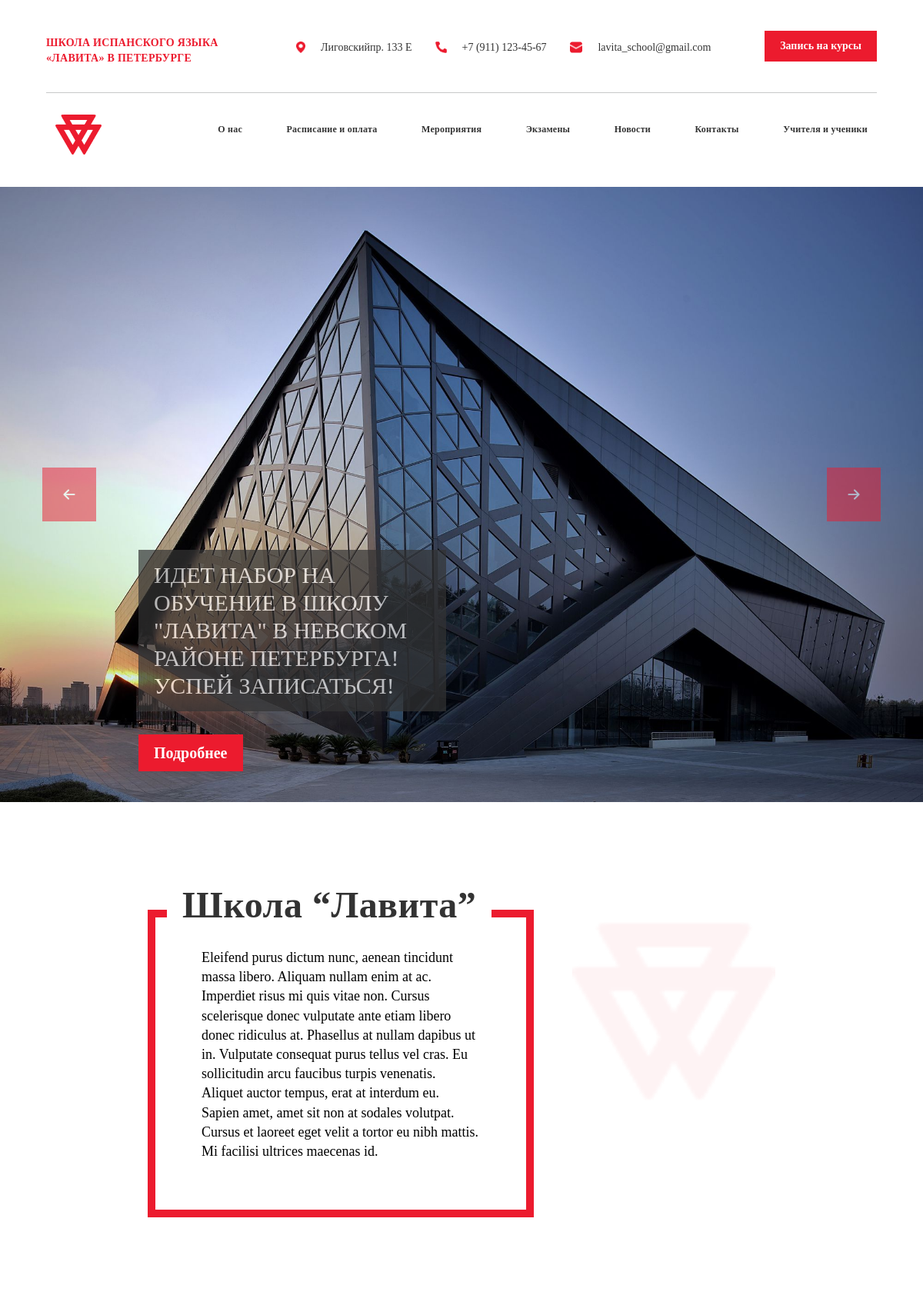
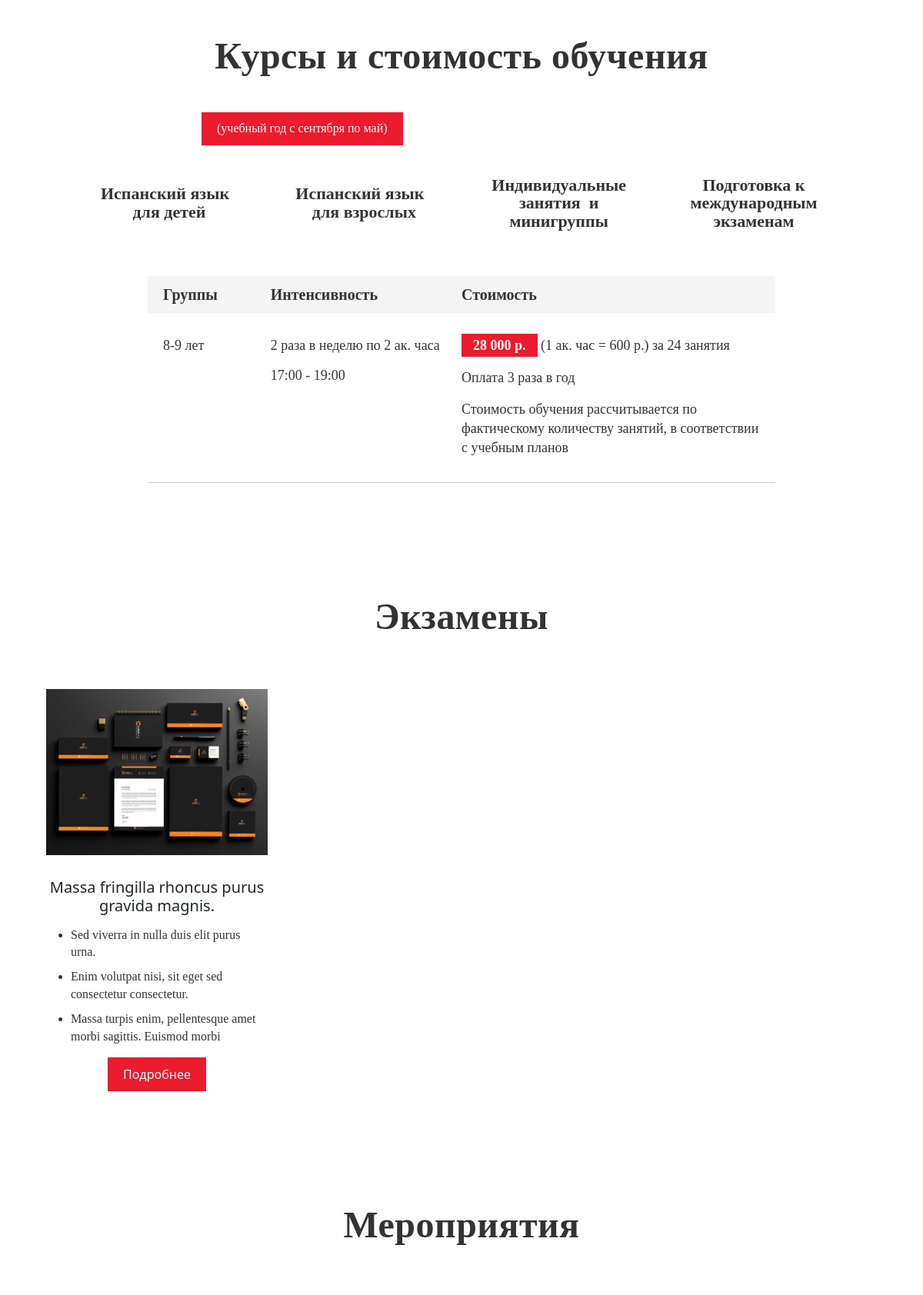
The page / (upper part) on the database its author committed (2 pictures, top to bottom).
### schoolapp/models.py (models this page shows, shortened)
class Logo(models.Model):
    logo = models.CharField(max_length=50 , blank=True)
    image = models.ImageField()

class Carusel_main(models.Model):
    title = models.CharField(max_length=150 ,  default='Default Title')
    image = models.ImageField()
    carusel_p = models.CharField(max_length=250 , blank=True)

class Lavita_p(models.Model):
    title = models.CharField(max_length=50 , blank=True)
    h1 = models.CharField(max_length=20 , blank=True )
    text = models.TextField(max_length=500)

class Course_year(models.Model):
    title = models.CharField(max_length=50 , blank=True)
    name = models.CharField(max_length=50)

class Course_category(models.Model):
    title = models.CharField(max_length=150)

class Course(models.Model):
    category = models.ForeignKey(Course_category , on_delete=models.CASCADE)
    years = models.CharField(max_length=15)
    how_many_lesson_in_week = models.CharField(max_length=15)
    how_many_hour = models.CharField(max_length=15)
    lesson_start = models.CharField(max_length=15)
    lesson_finish = models.CharField(max_length=15)
    cost = models.CharField(max_length=30)
    cost_hour = models.CharField(max_length=30 , default='Default Title')
    how_many_lesson_in_month = models.CharField(max_length=15)
    how_many_pay = models.CharField(max_length=30)
    course_p = models.CharField(max_length=200)
    title = models.CharField(max_length=150)

class Exam(models.Model):
    title = models.CharField(max_length=150)
    exams_h1 = models.CharField(max_length=100)
    image = models.ImageField()
    exam_li1 = models.CharField(max_length=200 , blank=True)
    exam_li2 = models.CharField(max_length=200 , blank=True)
    exam_li3 = models.CharField(max_length=200 , blank=True)
    description = models.TextField(default=' ')

### schoolapp/views.py (the view)
# urls.py: path('' , index, name='index'),
def index(request):
    carusel_main = Carusel_main.objects.all()
    carusel = Carusel.objects.all()
    lavita = Lavita_p.objects.all()
    logo = Logo.objects.all()
    year = Course_year.objects.all()
    course_category = Course_category.objects.all()
    course = Course.objects.all()
    exam = Exam.objects.all()
    event = Event.objects.all()
    new = New.objects.all()
    category = Course_category.objects.all()
    context = {
        'carusel_main':carusel_main,
        'carusel':carusel,
        'lavita':lavita,
        'logo':logo,
        'year':year,
        'course_category':course_category,
        'course':course,
        'exam':exam,
        'event':event,
        'new':new,
        'category':category,
    }
    return render(request , 'index.html' , context)

### templates/index.html (shortened to what this page needs)
{% load static %}
{% include 'header.html' %}
    <div id="carouselExampleFade" class="carousel slide carousel-fade">
        <div class="carousel-inner">
            <div class="carousel-item active">
                {% for i in carusel_main %}
                <img class="img_carusel"
                    src="{{i.image.url}}" alt="">
                <div class="container_2">
                    <div class="carousel-caption img_carusel_tag">
                        <p class="img_carusel_p">{{i.carusel_p}}</p>
                        <button class="img_carusel_button"><a class="img_carusel_button_a"
                                href="{% url 'news' %}">Подробнее</a></button>
                    </div>
                </div>
                {% endfor %}
            </div>
        </div>
        <button class="carousel-control-prev " type="button" data-bs-target="#carouselExampleFade" data-bs-slide="prev">
            <img class="carousel_btn" src="../static/style/IMG/Frame 4.png" alt="">
        </button>
        <button class="carousel-control-next " type="button" data-bs-target="#carouselExampleFade" data-bs-slide="next">
            <img class="carousel_btn" src="../static/style/IMG/Frame 30.png" alt="">
        </button>
    </div>
    <div class="container_2">
        <div class="lavita">
            {% for i in lavita %}
            <div class="lavita_left">
                <h1 class="lavita_left_h1">{{i.h1}}</h1>
                {{i.text}}
            </div>
            {% endfor %}
            <div class="lavita_right">
                {% for i in logo %}
                <img class="lavita_right_img" src="{{i.image.url}}" alt="">
                {% endfor %}
            </div>
        </div>
    </div>
<div class="tags_h1">Курсы и стоимость обучения</div>
<div class="container_2">
    <div class="cost_years">
        {% for i in year %}
        <div class="cost_year">{{i.name}}</div>
        {% endfor %}
    </div>
</div>
<div class="cost_categorys">
    {% for i in course_category %}
    <a href="{% url 'category' i.id  %}" class="cost_category">{{i.title}}</a>
    {% endfor %}
</div>
<div class="cost_main">
    <div class="container_2 cost_main">
        <div class="cost_main_up">
            <div class="cost_main_up_1">Группы</div>
            <div class="cost_main_up_2">Интенсивность</div>
            <div class="cost_main_up_3">Стоимость</div>
        </div>
        {% for i in course %}
        <div class="cost_main_down">
            <div class="cost_main_down_1">{{i.years}} лет</div>
            <div class="cost_main_down_2">
                <div class="cost_main_down_2_how">{{i.how_many_lesson_in_week}} раза в неделю по {{i.how_many_hour}} ак. часа</div>
                <div class="cost_main_down_2_time">{{i.lesson_start}} - {{i.lesson_finish}}</div>
            </div>
            <div class="cost_main_down_3">
                <p class="cost_main_down_3_price"><span class="cost_main_down_3_price_span">{{i.cost}} р.</span>  (1 ак. час = {{i.cost_hour}} р.) за {{i.how_many_lesson_in_month}} занятия</p>
                <p class="cost_main_down_3_how_often">Оплата {{i.how_many_pay}} раза в год</p>
                <p class="cost_main_down_3_p">{{i.course_p}}</p>
            </div>
        </div>
        {% endfor %}
        <hr>
    </div>
</div>
    <div class="container_1">
        <div class="tags_h1">Экзамены</div>
        <div class="exam_cards">
            {% for i in exam %}
            {% if forloop.counter <= 3 %}
            <div class=" exam_card" style="width: 18rem;">
                <img src="{{i.image.url}}" class="card-img-top" alt="...">
                <div class="card-body">
                    <h5 class="card-title exam_h5">{{i.exams_h1}}</h5>
                    <ul class="exam_ul">
                        <li class="exam_ul_li">{{i.exam_li1}}</li>
                        <li class="exam_ul_li">{{i.exam_li2}}</li>
                        <li class="exam_ul_li">{{i.exam_li3}}</li>
                    </ul>
                    <button class="tag_buttons"><a class="buttons" href="{% url 'exem_card' i.id %}">Подробнее</a></button>
                </div>
            </div>
            {% endif %}
            {% endfor %}
        </div>
    </div>
    <div class="container_1">
        <div class="tags_h1">Мероприятия</div>
        <div class="event_cards">
        </div>
    </div>
    {% include 'footer.html' %}

### templates/header.html (shortened to what this page needs)
<!DOCTYPE html>
<html lang="en">
<head>
    <link rel="stylesheet" href="../static/style/style.css">
    <link rel="stylesheet" href="../static/style/style_2.css">
    <link href="https://cdn.jsdelivr.net/npm/bootstrap@5.3.3/dist/css/bootstrap.min.css" rel="stylesheet"
>
</head>
<body>
    <header>
        <div class="container_1">
            <nav class="nav1">
                <h1 class="nav1_h1">ШКОЛА ИСПАНСКОГО ЯЗЫКА <br>
                    «ЛАВИТА» В ПЕТЕРБУРГЕ</h1>
                <ul class="nav1_ul">
                    <li class="nav1_ul_li"><a class="nav1_ul_li" href=""><img src="../static/style/IMG/Vector (2).png" alt=""
                                class="nav1_ul_li_img">Лиговскийпр. 133 Е</a></li>
                    <li class="nav1_ul_li"><a class="nav1_ul_li" href=""><img src="../static/style/IMG/Vector (3).png" alt=""
                                class="nav1_ul_li_img">+7 (911) 123-45-67</a></li>
                    <li class="nav1_ul_li"><a class="nav1_ul_li" href=""><img src="../static/style/IMG/Vector (4).png" alt=""
                                class="nav1_ul_li_img">lavita_school@gmail.com</a></li>
                </ul>
                <a href="{% url 'contact' %}">
                  <button class="nav1_button">Запись на курсы</button>
                </a>
            </nav>
            <hr>
            <nav class="navbar navbar-expand-lg ">
                <div class="container-fluid nav2">
                  {% for i in logo %}
                  <div class="nav2_logo"><img src="{{i.image.url}}" alt="" class="nav2_logo_img"></div>
                  {% endfor %}
                  <div class="collapse navbar-collapse" id="navbarNav">
                    <ul class="navbar nav2_ul">
                        <li class="nav-item nav2_ul_li">
                            <a class=" nav2_ul_li_a" aria-current="page" href="{% url 'about' %}">О нас</a>
                          </li>
                          <li class="nav-item nav2_ul_li">
                            <a class=" nav2_ul_li_a" aria-current="page" href="{% url 'services' %}">Расписание и оплата</a>
                          </li>
                          <li class="nav-item nav2_ul_li">
                            <a class=" nav2_ul_li_a" aria-current="page" href="{% url 'evant' %}">Мероприятия</a>
                          </li>
                          <li class="nav-item nav2_ul_li">
                            <a class=" nav2_ul_li_a" aria-current="page" href="{% url 'exam' %}">Экзамены</a>
                          </li>
                          <li class="nav-item nav2_ul_li">
                            <a class=" nav2_ul_li_a" aria-current="page" href="{% url 'news' %}">Новости</a>
                          </li>
                          <li class="nav-item nav2_ul_li">
                            <a class=" nav2_ul_li_a" aria-current="page" href="{% url 'contact' %}">Контакты</a>
                          </li>
                          <li class="nav-item nav2_ul_li">
                            <a class=" nav2_ul_li_a" aria-current="page" href="{% url 'teachers' %}">Учителя и ученики</a>
                          </li>
                    </ul>
                  </div>
                </div>
              </nav>
        </div>
    </header>

### rows shown on the page
Logo: image (picture)
Carusel_main: image (picture), carusel_p "ИДЕТ НАБОР НА ОБУЧЕНИЕ В ШКОЛУ \"ЛАВИТА\" В НЕВСКОМ РАЙОНЕ ПЕТЕРБУРГА! УСПЕЙ ЗАПИСАТЬСЯ!"
Lavita_p: h1 "Школа “Лавита”", text "Eleifend purus dictum nunc, aenean tincidunt massa libero. Aliquam nullam enim at ac. Imperdiet risus mi quis vitae non. Cursus scelerisque donec vulputate ante etiam libero donec ridiculus at. Phasellus at nullam dapibus ut in. Vulputate consequat purus tellus vel cras. Eu sollicitudin arcu faucibus turpis venenatis. Aliquet auctor tempus, erat at interdum eu. Sapien amet, amet sit non at sodales volutpat. Cursus et laoreet eget velit a tortor eu nibh mattis. Mi facilisi ultrices maecenas id."
Course_year: name "(учебный год с сентября по май)"
Course_category: title "Испанский язык для детей"
Course_category: title "Испанский язык для взрослых"
Course_category: title "Индивидуальные занятия и минигруппы"
Course_category: title "Подготовка к международным экзаменам"
Course: years "8-9", how_many_lesson_in_week "2", how_many_hour "2", lesson_start "17:00", lesson_finish "19:00", cost "28 000", cost_hour "600", how_many_lesson_in_month "24", how_many_pay "3", course_p "Стоимость обучения рассчитывается по фактическому количеству занятий, в соответствии с учебным планов"
Exam: image (picture), exams_h1 "Massa fringilla rhoncus purus gravida magnis.", exam_li1 "Sed viverra in nulla duis elit purus urna.", exam_li2 "Enim volutpat nisi, sit eget sed consectetur consectetur.", exam_li3 "Massa turpis enim, pellentesque amet morbi sagittis. Euismod morbi"
